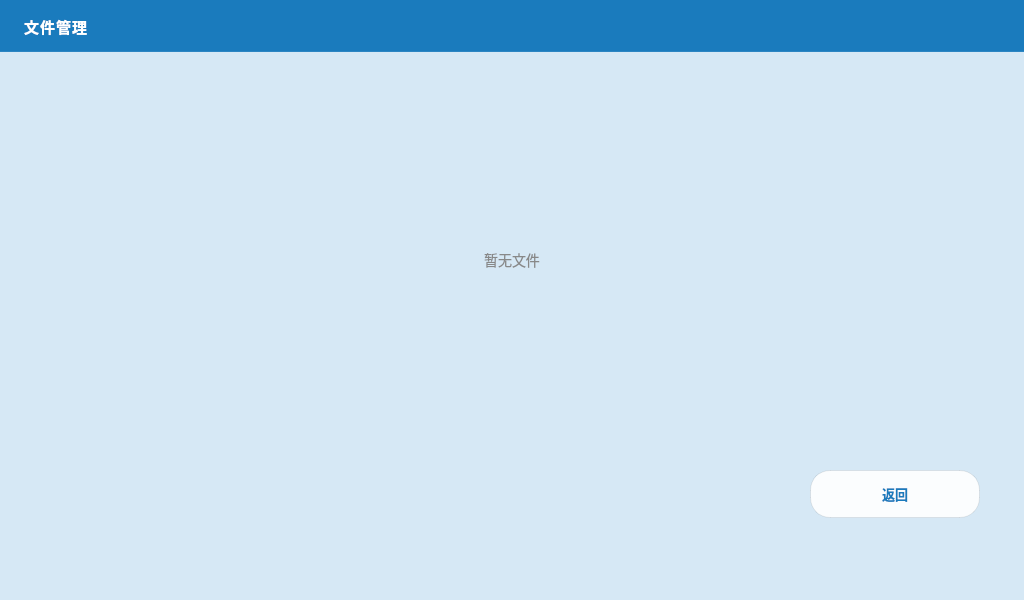
<?xml version="1.0" encoding="UTF-8"?>
<ui version="4.0">
 <class>fops</class>
 <widget class="QWidget" name="fops">
  <property name="geometry">
   <rect>
    <x>0</x>
    <y>0</y>
    <width>1024</width>
    <height>600</height>
   </rect>
  </property>
  <property name="windowTitle">
   <string>文件管理</string>
  </property>
  <property name="styleSheet">
   <string notr="true">
QWidget#fops {
    background-color: #d6e8f5;
    font-family: "Helvetica Neue","PingFang SC","Microsoft YaHei",sans-serif;
}
QWidget#titleBar {
    background-color: #1a7bbd;
    border-bottom: 1px solid rgba(255,255,255,0.08);
}
QLabel#titleText {
    color: #ffffff;
    font-size: 15px;
    font-weight: 600;
    background: transparent;
    letter-spacing: 1px;
}
QLabel#hintLabel {
    color: #888888;
    font-size: 14px;
    background: transparent;
}
QPushButton#pushButton {
    background: rgba(255,255,255,0.9);
    border: 1px solid rgba(0,0,0,0.08);
    border-radius: 20px;
    color: #1a7bbd;
    font-size: 13px;
    font-weight: 500;
}
QPushButton#pushButton:hover {
    background: #ffffff;
    border-color: #1a7bbd;
}
   </string>
  </property>
  <widget class="QWidget" name="titleBar" native="true">
   <property name="geometry"><rect><x>0</x><y>0</y><width>1024</width><height>52</height></rect></property>
   <widget class="QLabel" name="titleText">
    <property name="geometry"><rect><x>24</x><y>10</y><width>200</width><height>32</height></rect></property>
    <property name="text"><string>文件管理</string></property>
   </widget>
  </widget>
  <widget class="QPushButton" name="pushButton">
   <property name="geometry"><rect><x>810</x><y>470</y><width>170</width><height>48</height></rect></property>
   <property name="text"><string>返回</string></property>
  </widget>
  <widget class="QLabel" name="hintLabel">
   <property name="geometry"><rect><x>30</x><y>80</y><width>964</width><height>360</height></rect></property>
   <property name="styleSheet"><string notr="true">color: #888888; font-size: 14px; background: transparent;</string></property>
   <property name="text"><string>暂无文件</string></property>
   <property name="alignment"><set>Qt::AlignCenter</set></property>
  </widget>
 </widget>
 <layoutdefault spacing="6" margin="11"/>
 <resources/>
 <connections/>
</ui>
